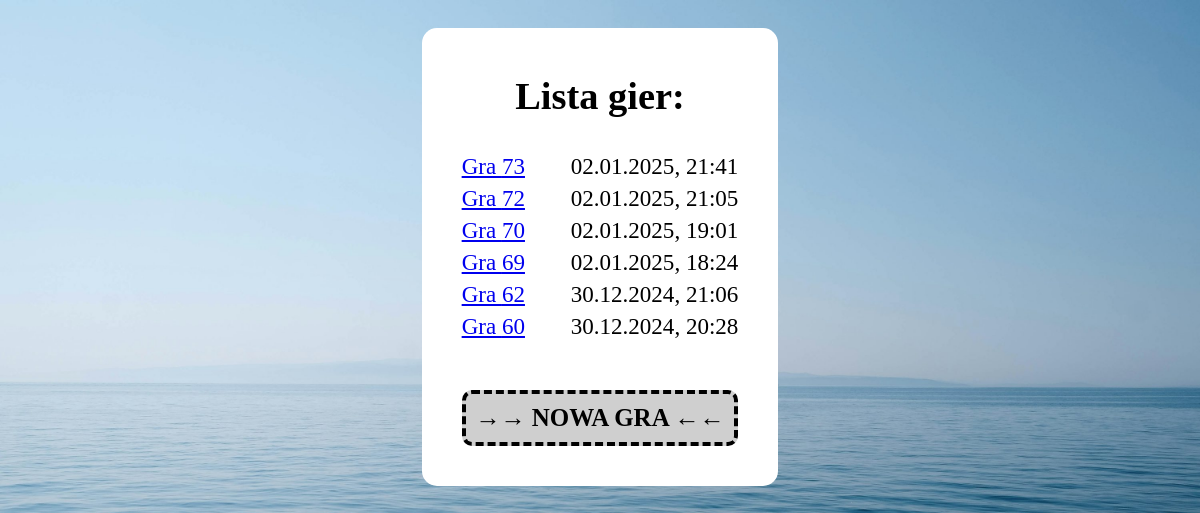
The page /gra/ on the database its author committed.
### gra/models.py (models this page shows, shortened)
class Gra(models.Model):
    ilosc_planszy = models.IntegerField(default = 0)
    data_rozpoczecia = models.DateTimeField(default = now)
    kolej_gracza = models.IntegerField(default = 0)

### gra/views.py (the view)
# urls.py: path('', views.lista, name="lista"),
def lista(request):
    gry = Gra.objects.all().order_by('-id')[:10]    #10 ostatnich gier
    context = {
        'gry': gry
    }
    return render(request, "gra/lista.html", context)

### gra/templates/gra/lista.html (shortened to what this page needs)
{% extends "gra/base.html" %}
{% load tz %}
{% block tresc %}
<main>
    <div id="lista" class="zawartosc">
        <h1>Lista gier:</h1>
        <ul>
        {% for gra in gry %}
            <li>
                <a href="/gra/bitwa/{{ gra.id }}">Gra {{ gra.id }}</a>
                {{ gra.data_rozpoczecia|localtime|date:"d.m.Y, H:i" }}
            </li>
            {% empty %}
            <p>Nie rozegrano żadnych gier!</p>
        {% endfor %}
        </ul>
        <button onclick="location.href='/gra/nowa'" type="button">→→ NOWA GRA ←←</button>
    </div>
</main>
{% endblock %}

### gra/static/gra/styl.css (style rules this page uses)
body { padding: 10px; background-image: url("background.jpg"); background-size: cover; background-attachment: fixed; background-position-y: bottom; }
.zawartosc { padding: 15px; background-color: white; border-radius: 15px; text-align: center; width: fit-content; }
main { margin-top: 10px; display: flex; justify-content: center; align-items: center; gap: 5%; }
button { margin-top: 15px; background-color: rgb(207, 207, 207); padding: 10px; border: dashed 4px black; border-radius: 10px; font-size: 1.3em; font-weight: bold; font-family: "Comic Sans MS"; user-select: none; transition: 0.2s; }
ul { padding: 0; padding-top: 10px; padding-bottom: 10px; }
li { font-size: 1.2em; list-style-type: none; padding-bottom: 5px; }
li a { padding-right: 40px; }
#lista { font-size: 1.2em; padding: 40px; padding-top: 20px; }

### rows shown on the page
Gra: id "73", data_rozpoczecia "02.01.2025, 21:41"
Gra: id "72", data_rozpoczecia "02.01.2025, 21:05"
Gra: id "70", data_rozpoczecia "02.01.2025, 19:01"
Gra: id "69", data_rozpoczecia "02.01.2025, 18:24"
Gra: id "62", data_rozpoczecia "30.12.2024, 21:06"
Gra: id "60", data_rozpoczecia "30.12.2024, 20:28"
